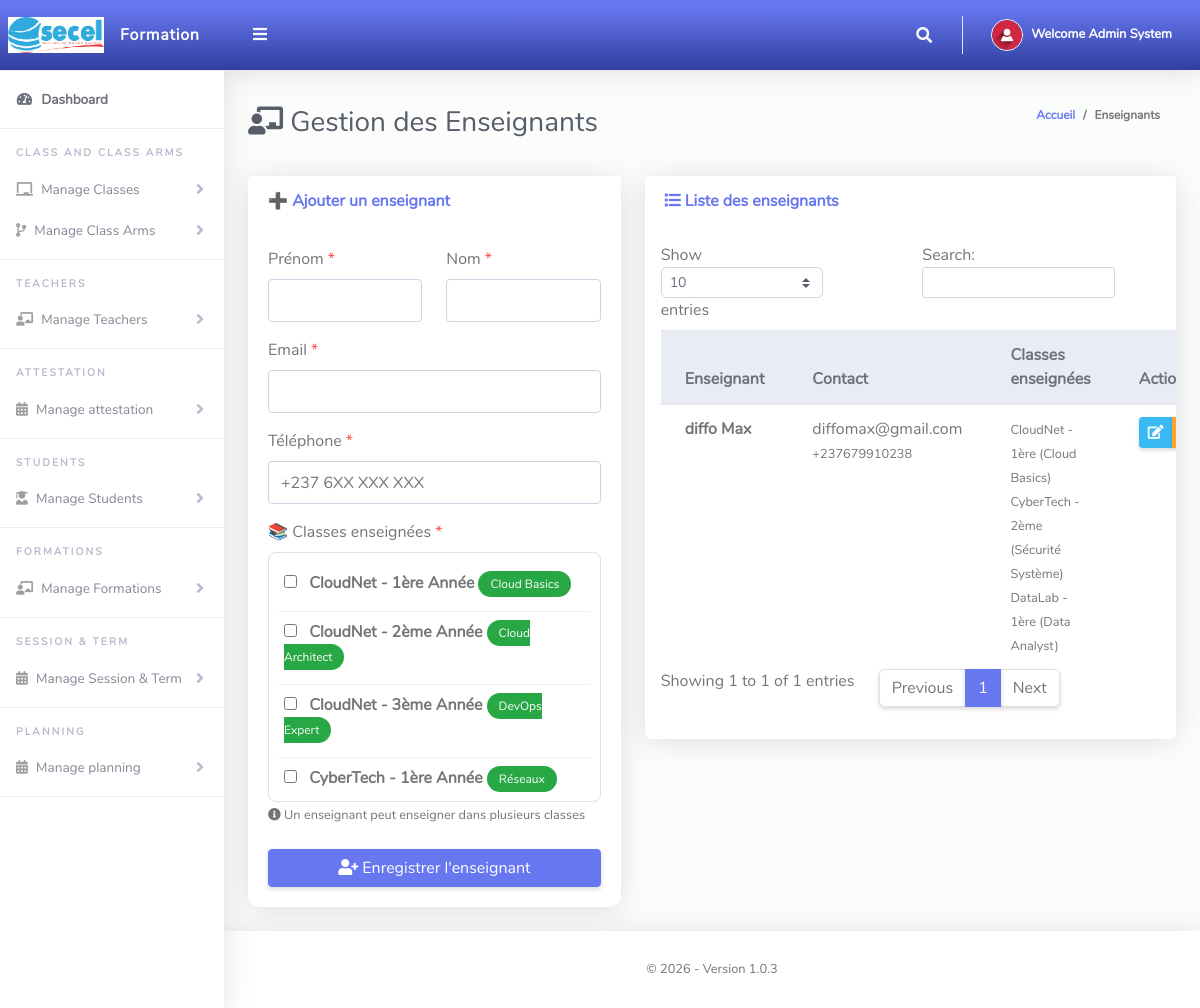
The page /Admin/createClassTeacher.php (signed in) on the database its author committed.
### tables this page shows
CREATE TABLE IF NOT EXISTS `tblusers` (
  `Id` int NOT NULL AUTO_INCREMENT,
  `firstName` varchar(50) NOT NULL,
  `lastName` varchar(50) NOT NULL,
  `emailAddress` varchar(100) NOT NULL,
  `password` varchar(255) NOT NULL,
  `role` enum('Administrator','ClassTeacher','Student') NOT NULL,
  `phoneNo` varchar(20) DEFAULT NULL,
  `dateCreated` timestamp NULL DEFAULT CURRENT_TIMESTAMP,
  PRIMARY KEY (`Id`),
  UNIQUE KEY `emailAddress` (`emailAddress`),
  KEY `idx_email` (`emailAddress`),
  KEY `idx_role` (`role`)
);

CREATE TABLE IF NOT EXISTS `tblclass` (
  `Id` int NOT NULL AUTO_INCREMENT,
  `className` varchar(255) DEFAULT NULL,
  `salleId` int NOT NULL,
  `annee` int NOT NULL,
  `specialisation` varchar(100) NOT NULL,
  `capacity` int DEFAULT '30',
  `dateCreated` timestamp NULL DEFAULT CURRENT_TIMESTAMP,
  PRIMARY KEY (`Id`)
);

CREATE TABLE IF NOT EXISTS `tblsalle` (
  `Id` int NOT NULL AUTO_INCREMENT,
  `salleName` varchar(255) NOT NULL,
  PRIMARY KEY (`Id`)
);

CREATE TABLE IF NOT EXISTS `tblteachers` (
  `Id` int NOT NULL AUTO_INCREMENT,
  `firstName` varchar(100) NOT NULL,
  `lastName` varchar(100) NOT NULL,
  `emailAddress` varchar(150) NOT NULL,
  `password` varchar(255) NOT NULL,
  `phoneNo` varchar(20) NOT NULL,
  `dateCreated` timestamp NULL DEFAULT CURRENT_TIMESTAMP,
  PRIMARY KEY (`Id`),
  UNIQUE KEY `emailAddress` (`emailAddress`)
);

### Admin/createClassTeacher.php (the view, shortened to what the rows shown need)
<?php
include '../Includes/dbcon.php';
include '../Includes/Security.php';
include '../Includes/DatabaseOperations.php';
$db = new DatabaseOperations($conn);
function getAllClasses($db) {
    $result = $db->execute(
        "SELECT tblclass.*, tblsalle.salleName
         FROM tblclass
         LEFT JOIN tblsalle ON tblclass.salleId = tblsalle.Id
         ORDER BY tblsalle.salleName, tblclass.annee"
    );
    $classes = [];
    if ($result) {
        while ($row = $result->fetch_assoc()) {
            $classes[] = $row;
        }
    }
    return $classes;
}
function getTeacherClasses($db, $teacherId) {
    $teacherId = (int)$teacherId;
    $result = $db->execute(
        "SELECT tc.*, c.Id as classId, c.className, c.specialisation, s.salleName, c.annee
         FROM tblteacherclass tc
         JOIN tblclass c ON tc.classId = c.Id
         LEFT JOIN tblsalle s ON c.salleId = s.Id
         WHERE tc.teacherId = ?",
        'i', [$teacherId]
    );
    $classes = [];
    if ($result) {
        while ($row = $result->fetch_assoc()) {
            $classes[] = $row;
        }
    }
    return $classes;
}
$teacherClassIds = [];
$teachersResult = $db->execute("SELECT * FROM tblteachers ORDER BY dateCreated DESC");
$teachers = [];
if ($teachersResult) {
    while ($row = $teachersResult->fetch_assoc()) {
        $teachers[] = $row;
    }
}
$classesList = getAllClasses($db);
$csrfToken = Security::generateCSRFToken();
?>
<!DOCTYPE html>
<html lang="fr">
<head>
    <link href="../vendor/fontawesome-free/css/all.min.css" rel="stylesheet">
    <link href="../vendor/bootstrap/css/bootstrap.min.css" rel="stylesheet">
    <link href="css/ruang-admin.min.css" rel="stylesheet">
</head>
<body id="page-top">
    <div id="wrapper">
        <div id="content-wrapper" class="d-flex flex-column">
            <div id="content">
                <?php include "Includes/topbar.php";?>
                <div class="container-fluid" id="container-wrapper">
                    <div class="d-sm-flex align-items-center justify-content-between mb-4">
                        <h1 class="h3 mb-0 text-gray-800">
                            <i class="fas fa-chalkboard-teacher"></i> Gestion des Enseignants
                        </h1>
                    </div>
                    <div class="row">
                        <div class="col-lg-5">
                            <div class="card teacher-card mb-4">
                                <div class="card-body">
                                    <form method="post">
                                        <div class="mb-3">
                                            <div class="classes-list">
                                                <?php if(!empty($classesList)): ?>
                                                    <?php foreach($classesList as $class):
                                                        $anneeText = $class['annee'] == 1 ? '1ère Année' : ($class['annee'] == 2 ? '2ème Année' : '3ème Année');
                                                        $classDisplay = $class['salleName'] . ' - ' . $anneeText;
                                                        $checked = (in_array($class['Id'], $teacherClassIds)) ? 'checked' : '';
                                                    ?>
                                                        <div class="class-item">
                                                            <label style="cursor: pointer; width: 100%;">
                                                                <input type="checkbox" name="classes[]" value="<?php echo (int)$class['Id']; ?>" <?php echo $checked; ?> class="class-checkbox">
                                                                <strong><?php echo Security::escapeHTML($classDisplay); ?></strong>
                                                                <span class="badge-specialisation"><?php echo Security::escapeHTML($class['specialisation']); ?></span>
                                                            </label>
                                                        </div>
                                                    <?php endforeach; ?>
                                                <?php else: ?>
                                                    <div class="alert alert-warning mb-0">
                                                        ⚠️ Aucune classe disponible. Veuillez d'abord <a href="createClass.php">créer des classes</a>.
                                                    </div>
                                                <?php endif; ?>
                                            </div>
                                        </div>
                                    </form>
                                </div>
                            </div>
                        </div>
                        <div class="col-lg-7">
                            <div class="card">
                                <div class="table-responsive p-3">
                                    <table class="table table-hover" id="dataTableHover">
                                        <thead class="thead-light">
                                            <tr>
                                                <th>Enseignant</th>
                                                <th>Contact</th>
                                                <th>Classes enseignées</th>
                                                <th>Actions</th>
                                            </tr>
                                        </thead>
                                        <tbody>
                                            <?php if(!empty($teachers)): ?>
                                                <?php foreach($teachers as $row):
                                                    $teacherClassesList = getTeacherClasses($db, $row['Id']);
                                                    $classesArray = [];
                                                    foreach($teacherClassesList as $tc){
                                                        $anneeText = $tc['annee'] == 1 ? '1ère' : ($tc['annee'] == 2 ? '2ème' : '3ème');
                                                        $display = $tc['salleName'] . ' - ' . $anneeText . ' (' . $tc['specialisation'] . ')';
                                                        $classesArray[] = $display;
                                                    }
                                                    $classesText = !empty($classesArray) ? implode('<br>', array_map([Security::class, 'escapeHTML'], $classesArray)) : 'Aucune classe';
                                                ?>
                                                    <tr>
                                                        <td>
                                                            <strong><?php echo Security::escapeHTML($row['firstName'] . ' ' . $row['lastName']); ?></strong>
                                                        </td>
                                                        <td>
                                                            <?php echo Security::escapeHTML($row['emailAddress']); ?><br>
                                                            <small class="text-muted"><?php echo Security::escapeHTML($row['phoneNo']); ?></small>
                                                        </td>
                                                        <td>
                                                            <small><?php echo $classesText; ?></small>
                                                        </td>
                                                        <td>
                                                            <div class="btn-group" role="group">
                                                                <a href="?action=edit&Id=<?php echo (int)$row['Id']; ?>" class="btn btn-sm btn-info" title="Modifier">
                                                                    <i class="fas fa-edit"></i>
                                                                </a>
                                                                <a href="?action=reset&Id=<?php echo (int)$row['Id']; ?>&csrf_token=<?php echo Security::escapeHTML($csrfToken); ?>" class="btn btn-sm btn-warning" title="Réinitialiser mot de passe"
                                                                   onclick="return confirm('Réinitialiser le mot de passe ?');">
                                                                </a>
                                                            </div>
                                                        </td>
                                                    </tr>
                                                <?php endforeach; ?>
                                            <?php endif; ?>
                                        </tbody>
                                     </table>
                                </div>
                            </div>
                        </div>
                    </div>
                </div>
            </div>
        </div>
    </div>
</body>
</html>

### Admin/Includes/topbar.php (shortened to what the rows shown need)
<?php
$query = "SELECT * FROM tblusers WHERE Id = " . $_SESSION['userId'] . " AND role = 'Administrator'";
$rs = $conn->query($query);
$num = $rs->num_rows;
if ($num > 0) {
  $rows = $rs->fetch_assoc();
  $fullName = $rows['firstName'] . " " . $rows['lastName'];
} else {
  $fullName = "Admin";
}
?>
<nav class="navbar navbar-expand navbar-light bg-gradient-primary topbar mb-4 static-top">
  <ul class="navbar-nav ml-auto">
    <li class="nav-item dropdown no-arrow">
      <a class="nav-link dropdown-toggle" href="#" id="userDropdown" role="button" data-toggle="dropdown"
        aria-haspopup="true" aria-expanded="false">
        <span class="ml-2 d-none d-lg-inline text-white small"><b>Welcome <?php echo $fullName; ?></b></span>
      </a>
    </li>
  </ul>
</nav>

### rows shown on the page
tblusers: fullName "Admin System"
tblclass: Security::escapeHTML($classDisplay) "CloudNet - 1ère Année", specialisation "Cloud Basics"
tblclass: Security::escapeHTML($classDisplay) "CloudNet - 2ème Année", specialisation "Cloud Architect"
tblclass: Security::escapeHTML($classDisplay) "CloudNet - 3ème Année", specialisation "DevOps Expert"
tblclass: Security::escapeHTML($classDisplay) "CyberTech - 1ère Année", specialisation "Réseaux"
tblteachers: firstName+lastName "diffo Max", emailAddress "diffomax@gmail.com", phoneNo "+237679910238", classesText "CloudNet - 1ère (Cloud Basics) CyberTech - 2ème (Sécurité Système) DataLab - 1ère (Data Analyst)"
